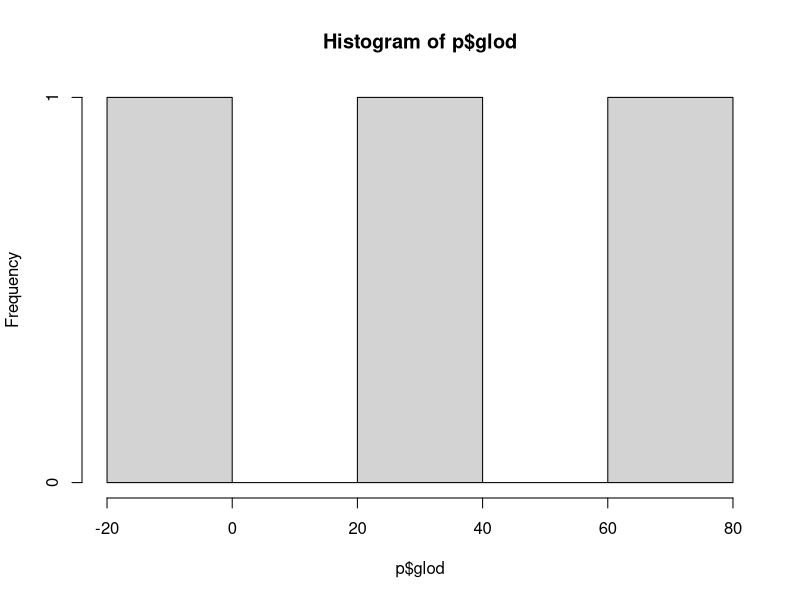
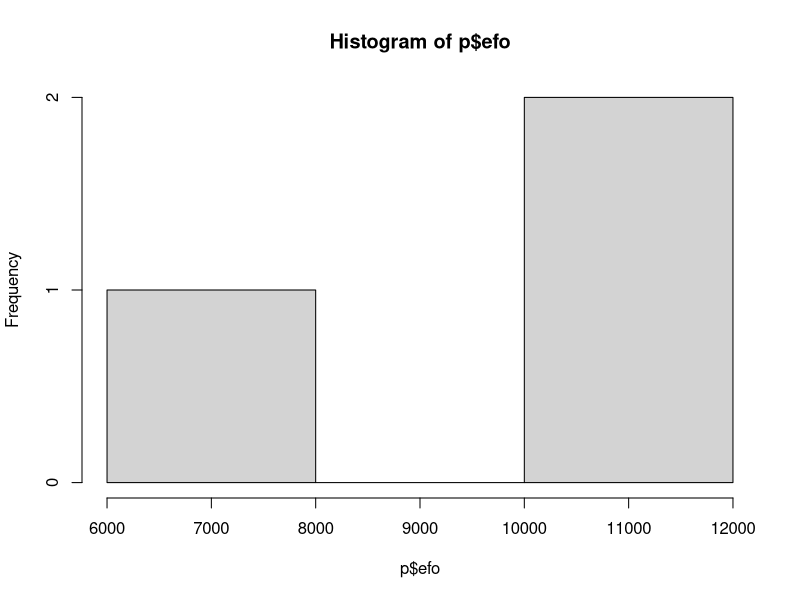
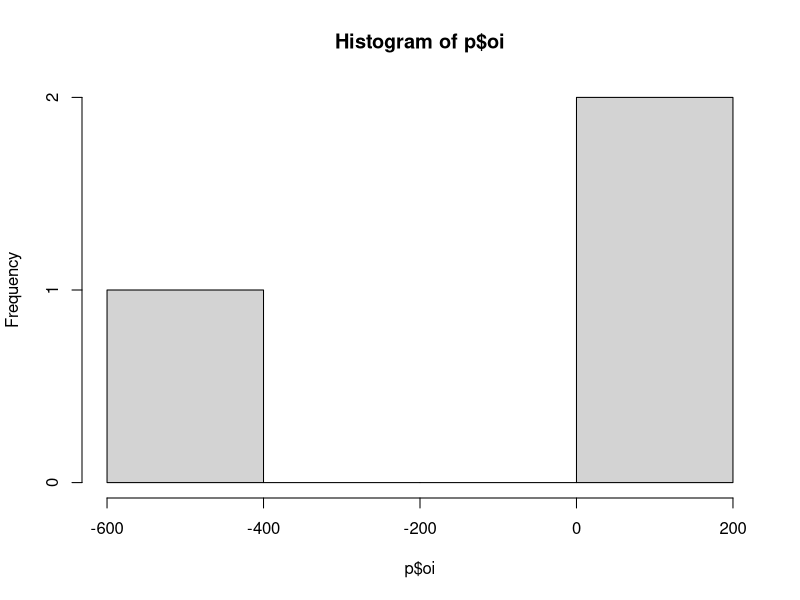
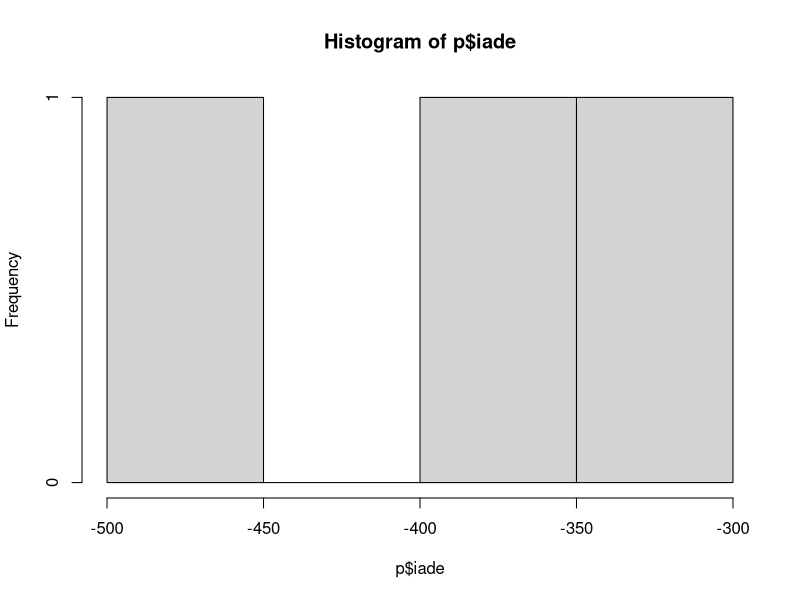
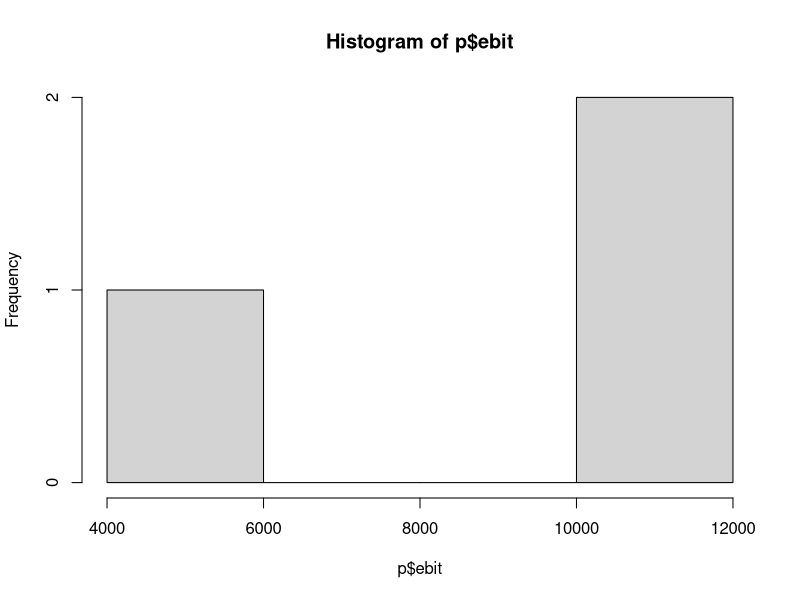
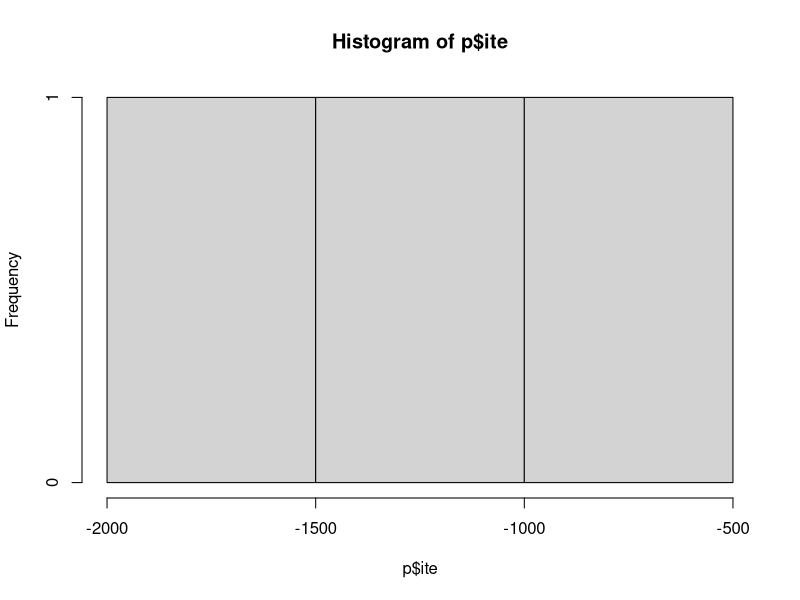
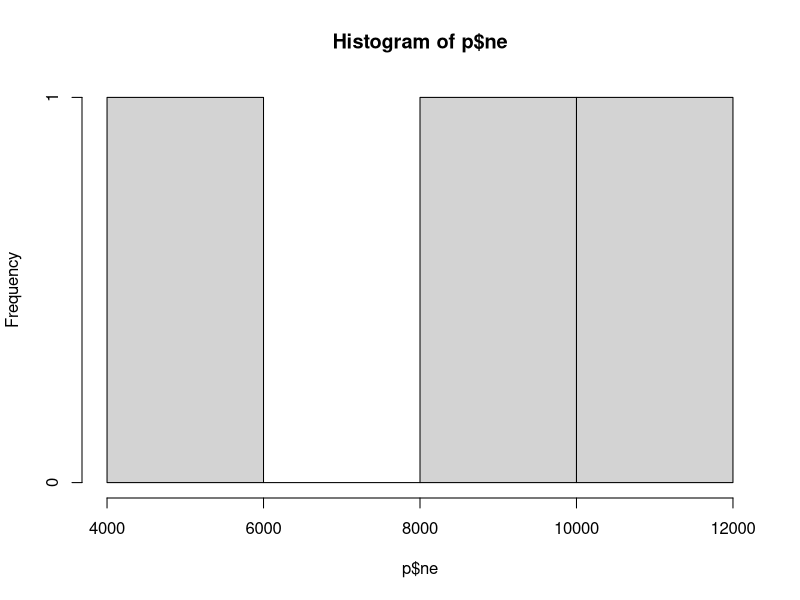
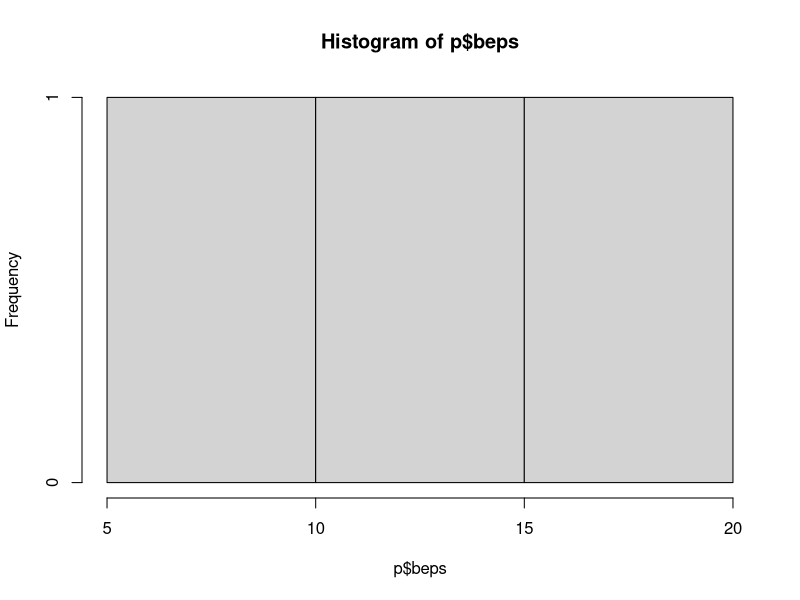

Recreate these plots in R, in order. (Note: this script raises an error after producing the figures.)
library(readr)
p<-read.csv('DataforDBAsheet4.csv')
summary(p)
hist(p$glod)
hist(p$efo)
hist(p$oi)
hist(p$iade)
hist(p$ebit)
hist(p$ite)
hist(p$ne)
hist(p$beps)
hist(p$deps)
boxplot(p$glod,p$efo,p$oi,p$iade,p$ebit,p$ite,p$ne,p$beps,p$deps)
stem(p$year)
regmodel=lm(p$year)
kruskal.test(p$efo,p$year)
friedman.test(p$glod,p$year,blocks = 2)